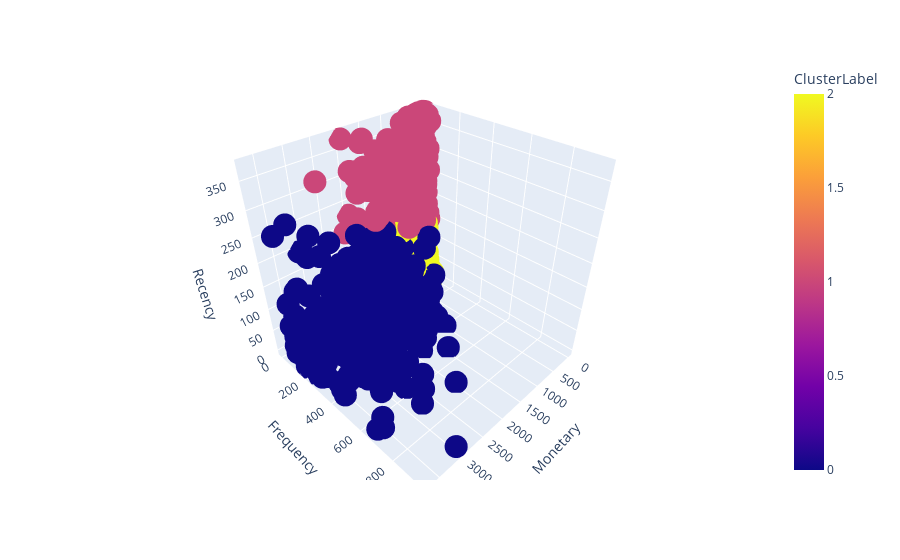

This figure's notebook cell:
### Code cell
import plotly.express as px
# df = px.data.iris()
plotly_fig = px.scatter_3d(km_df, x = 'Monetary', y = 'Frequency', z = 'Recency', color = 'ClusterLabel')
plotly_fig.show()

### Figure 1 — Plotly figure (JSON) as saved in the notebook; plotly's stock layout.template omitted (floating-point values rounded to 4 significant figures; data arrays with more than 128 entries replaced by an {"elided": "..."} marker saying what was removed)
{"data": [{"hovertemplate": "Monetary=%{x}<br>Frequency=%{y}<br>Recency=%{z}<br>ClusterLabel=%{marker.color}<extra></extra>", "legendgroup": "", "marker": {"color": {"elided": "3914 int values"}, "coloraxis": "coloraxis", "symbol": "circle"}, "mode": "markers", "name": "", "scene": "scene", "showlegend": false, "type": "scatter3d", "x": {"elided": "3914 float values"}, "y": {"elided": "3914 int values"}, "z": {"elided": "3914 int values"}}], "layout": {"coloraxis": {"colorbar": {"title": {"text": "ClusterLabel"}}, "colorscale": [[0, "#0d0887"], [0.1111, "#46039f"], [0.2222, "#7201a8"], [0.3333, "#9c179e"], [0.4444, "#bd3786"], [0.5556, "#d8576b"], [0.6667, "#ed7953"], [0.7778, "#fb9f3a"], [0.8889, "#fdca26"], [1, "#f0f921"]]}, "legend": {"tracegroupgap": 0}, "margin": {"t": 60}, "scene": {"domain": {"x": [0, 1], "y": [0, 1]}, "xaxis": {"title": {"text": "Monetary"}}, "yaxis": {"title": {"text": "Frequency"}}, "zaxis": {"title": {"text": "Recency"}}}}}
